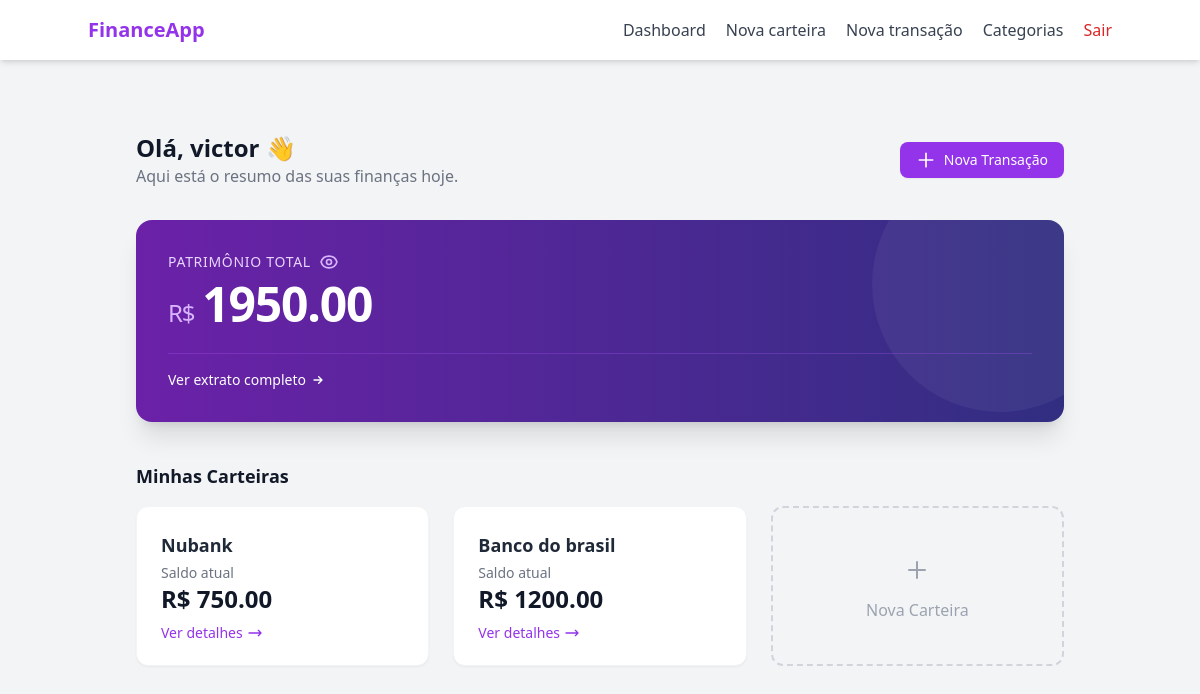
The page /dashboard (signed in) on the database as committed earlier.
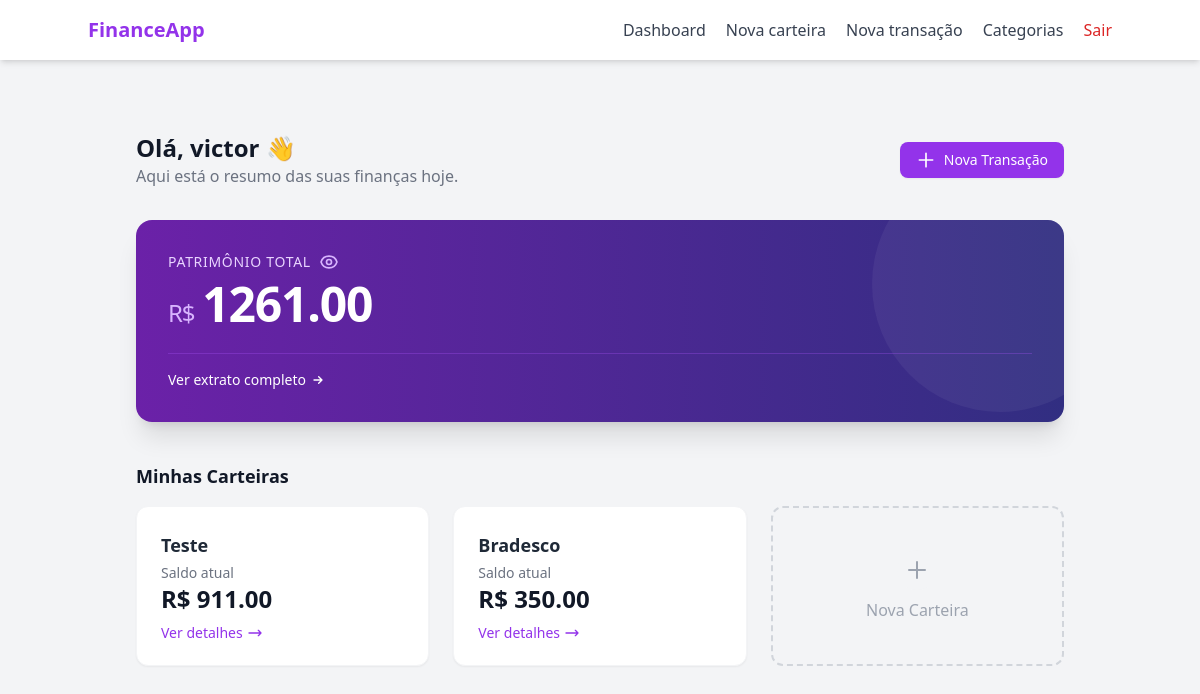
The same page on the database as committed later.
### models/wallet.py (models this page shows, shortened)
class Wallet(db.Model):
    __tablename__ = "wallets"
    id = db.Column(db.Integer, primary_key= True)
    wallet_name = db.Column(db.String(100), nullable= False)
    initial_balance = db.Column(db.Float, default= 0.0)
    current_balance = db.Column(db.Float, default= 0.0)
    is_active = db.Column(db.Boolean, default= True)
    created_at = db.Column(db.DateTime, default= lambda: datetime.now(timezone.utc).date())
    user_id = db.Column(db.Integer, db.ForeignKey("users.id"), nullable= False)
    transactions = db.relationship("Transaction", backref="wallets", lazy= True)

### routes/main_routes.py (the view)
@main_bp.route("/dashboard", methods=["GET"])
@login_required
def dashboard_page():
    wallets = WalletController.get_wallets_by_user(current_user.id)
    total_balance = sum(wallet.current_balance for wallet in wallets)
    print(total_balance)
    return render_template("index.html", user= current_user, wallets= wallets, total_balance=total_balance)

### controllers/wallet_controller.py (called while the page is built)
    @staticmethod
    def get_wallets_by_user(user_id):
        wallets = Wallet.query.filter_by(user_id= user_id, is_active= True).all()
        return wallets

### templates/index.html (shortened to what the changed rows need)
{% extends "base.html" %}
{% block content %}
<div class="max-w-7xl mx-auto px-4 sm:px-6 lg:px-8 py-8">
    <div class="flex flex-col sm:flex-row justify-between items-start sm:items-center mb-8 gap-4">
        <div>
            <h1 class="text-2xl font-bold text-gray-900">Olá, {{ user.username }} 👋</h1>
        </div>
    </div>
<div class="mb-10">
    <div class="relative overflow-hidden rounded-2xl bg-gradient-to-r from-purple-800 to-indigo-900 text-white shadow-xl p-8">
        <div class="relative z-10">
            <h2 class="text-5xl font-bold text-white tracking-tight mt-2 flex items-baseline mb-6">
                <span class="text-2xl font-normal text-purple-300 mr-2">R$</span>
                <span id="balance-value">{{ "%.2f"|format(total_balance) }}</span>
            </h2>
        </div>
    </div>
</div>
    <div class="mb-6">
        <div class="grid grid-cols-1 sm:grid-cols-2 lg:grid-cols-3 gap-6">
{% for wallet in wallets %}
<a href="{{ url_for('wallet_bp.wallet_detail_page', wallet_id=wallet.id) }}"
   class="group bg-white rounded-xl shadow-sm border border-gray-100 p-6 hover:shadow-md hover:border-purple-200 transition-all duration-200 flex flex-col justify-between h-40 cursor-pointer">
    <div>
        <h4 class="font-semibold text-gray-800 text-lg mb-1">{{ wallet.wallet_name }}</h4>
        <p class="text-sm text-gray-500">Saldo atual</p>
    </div>
    <div>
        <span class="text-2xl font-bold text-gray-900">
            <span class="wallet-balance">
                R$ {{ "%.2f"|format(wallet.current_balance) }}
            </span>
        </span>
        <div class="text-sm text-purple-600 font-medium mt-2 group-hover:text-purple-800 flex items-center gap-1 transition-colors">
            Ver detalhes
            <svg class="w-4 h-4 transform transition-transform group-hover:translate-x-1" fill="none" stroke="currentColor" viewBox="0 0 24 24"><path stroke-linecap="round" stroke-linejoin="round" stroke-width="2" d="M17 8l4 4m0 0l-4 4m4-4H3"></path></svg>
        </div>
    </div>
</a>
{% endfor %}
        </div>
    </div>
</div>
{% endblock %}

Rows that differ between the two databases and show on the page:
removed Wallet: wallet_name "Nubank", current_balance "750.00"
removed Wallet: wallet_name "Banco do brasil", current_balance "1200.00"
added Wallet: wallet_name "Teste", current_balance "911.00"
added Wallet: wallet_name "Bradesco", current_balance "350.00"
Other text that changed with them:
{{ "%.2f"|format(total_balance) }}: "1950.00" → "1261.00"
